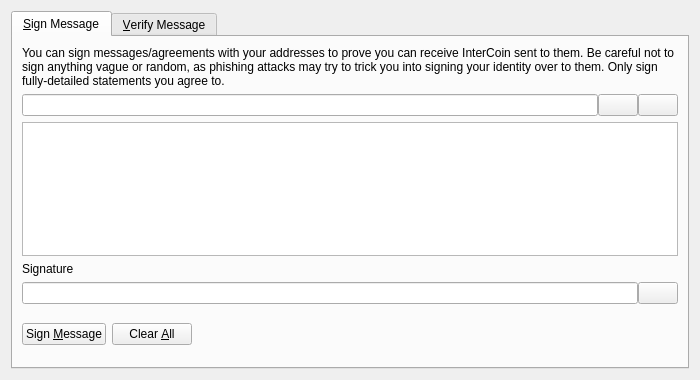
<?xml version="1.0" encoding="UTF-8"?>
<ui version="4.0">
 <class>SignVerifyMessageDialog</class>
 <widget class="QDialog" name="SignVerifyMessageDialog">
  <property name="geometry">
   <rect>
    <x>0</x>
    <y>0</y>
    <width>700</width>
    <height>380</height>
   </rect>
  </property>
  <property name="windowTitle">
   <string>Signatures - Sign / Verify a Message</string>
  </property>
  <property name="modal">
   <bool>true</bool>
  </property>
  <layout class="QVBoxLayout" name="verticalLayout">
   <item>
    <widget class="QTabWidget" name="tabWidget">
     <property name="currentIndex">
      <number>0</number>
     </property>
     <widget class="QWidget" name="tabSignMessage">
      <attribute name="title">
       <string>&amp;Sign Message</string>
      </attribute>
      <layout class="QVBoxLayout" name="verticalLayout_SM">
       <item>
        <widget class="QLabel" name="infoLabel_SM">
         <property name="text">
          <string>You can sign messages/agreements with your addresses to prove you can receive InterCoin sent to them. Be careful not to sign anything vague or random, as phishing attacks may try to trick you into signing your identity over to them. Only sign fully-detailed statements you agree to.</string>
         </property>
         <property name="textFormat">
          <enum>Qt::PlainText</enum>
         </property>
         <property name="wordWrap">
          <bool>true</bool>
         </property>
        </widget>
       </item>
       <item>
        <layout class="QHBoxLayout" name="horizontalLayout_1_SM">
         <property name="spacing">
          <number>0</number>
         </property>
         <item>
          <widget class="QValidatedLineEdit" name="addressIn_SM">
           <property name="toolTip">
            <string>The InterCoin address to sign the message with</string>
           </property>
          </widget>
         </item>
         <item>
          <widget class="QPushButton" name="addressBookButton_SM">
           <property name="toolTip">
            <string>Choose previously used address</string>
           </property>
           <property name="text">
            <string/>
           </property>
           <property name="icon">
            <iconset resource="../bitcoin.qrc">
             <normaloff>:/icons/address-book</normaloff>:/icons/address-book</iconset>
           </property>
           <property name="shortcut">
            <string>Alt+A</string>
           </property>
           <property name="autoDefault">
            <bool>false</bool>
           </property>
          </widget>
         </item>
         <item>
          <widget class="QPushButton" name="pasteButton_SM">
           <property name="toolTip">
            <string>Paste address from clipboard</string>
           </property>
           <property name="text">
            <string/>
           </property>
           <property name="icon">
            <iconset resource="../bitcoin.qrc">
             <normaloff>:/icons/editpaste</normaloff>:/icons/editpaste</iconset>
           </property>
           <property name="shortcut">
            <string>Alt+P</string>
           </property>
           <property name="autoDefault">
            <bool>false</bool>
           </property>
          </widget>
         </item>
        </layout>
       </item>
       <item>
        <widget class="QPlainTextEdit" name="messageIn_SM">
         <property name="toolTip">
          <string>Enter the message you want to sign here</string>
         </property>
        </widget>
       </item>
       <item>
        <widget class="QLabel" name="signatureLabel_SM">
         <property name="text">
          <string>Signature</string>
         </property>
         <property name="textFormat">
          <enum>Qt::PlainText</enum>
         </property>
        </widget>
       </item>
       <item>
        <layout class="QHBoxLayout" name="horizontalLayout_2_SM">
         <property name="spacing">
          <number>0</number>
         </property>
         <item>
          <widget class="QLineEdit" name="signatureOut_SM">
           <property name="font">
            <font>
             <italic>true</italic>
            </font>
           </property>
           <property name="readOnly">
            <bool>true</bool>
           </property>
          </widget>
         </item>
         <item>
          <widget class="QPushButton" name="copySignatureButton_SM">
           <property name="toolTip">
            <string>Copy the current signature to the system clipboard</string>
           </property>
           <property name="text">
            <string/>
           </property>
           <property name="icon">
            <iconset resource="../bitcoin.qrc">
             <normaloff>:/icons/editcopy</normaloff>:/icons/editcopy</iconset>
           </property>
           <property name="autoDefault">
            <bool>false</bool>
           </property>
          </widget>
         </item>
        </layout>
       </item>
       <item>
        <layout class="QHBoxLayout" name="horizontalLayout_3_SM">
         <item>
          <widget class="QPushButton" name="signMessageButton_SM">
           <property name="toolTip">
            <string>Sign the message to prove you own this InterCoin address</string>
           </property>
           <property name="text">
            <string>Sign &amp;Message</string>
           </property>
           <property name="icon">
            <iconset resource="../bitcoin.qrc">
             <normaloff>:/icons/edit</normaloff>:/icons/edit</iconset>
           </property>
           <property name="autoDefault">
            <bool>false</bool>
           </property>
          </widget>
         </item>
         <item>
          <widget class="QPushButton" name="clearButton_SM">
           <property name="toolTip">
            <string>Reset all sign message fields</string>
           </property>
           <property name="text">
            <string>Clear &amp;All</string>
           </property>
           <property name="icon">
            <iconset resource="../bitcoin.qrc">
             <normaloff>:/icons/remove</normaloff>:/icons/remove</iconset>
           </property>
           <property name="autoDefault">
            <bool>false</bool>
           </property>
          </widget>
         </item>
         <item>
          <spacer name="horizontalSpacer_1_SM">
           <property name="orientation">
            <enum>Qt::Horizontal</enum>
           </property>
           <property name="sizeHint" stdset="0">
            <size>
             <width>40</width>
             <height>48</height>
            </size>
           </property>
          </spacer>
         </item>
         <item>
          <widget class="QLabel" name="statusLabel_SM">
           <property name="font">
            <font>
             <weight>75</weight>
             <bold>true</bold>
            </font>
           </property>
           <property name="text">
            <string/>
           </property>
           <property name="wordWrap">
            <bool>true</bool>
           </property>
          </widget>
         </item>
         <item>
          <spacer name="horizontalSpacer_2_SM">
           <property name="orientation">
            <enum>Qt::Horizontal</enum>
           </property>
           <property name="sizeHint" stdset="0">
            <size>
             <width>40</width>
             <height>48</height>
            </size>
           </property>
          </spacer>
         </item>
        </layout>
       </item>
      </layout>
     </widget>
     <widget class="QWidget" name="tabVerifyMessage">
      <attribute name="title">
       <string>&amp;Verify Message</string>
      </attribute>
      <layout class="QVBoxLayout" name="verticalLayout_VM">
       <item>
        <widget class="QLabel" name="infoLabel_VM">
         <property name="text">
          <string>Enter the receiver's address, message (ensure you copy line breaks, spaces, tabs, etc. exactly) and signature below to verify the message. Be careful not to read more into the signature than what is in the signed message itself, to avoid being tricked by a man-in-the-middle attack. Note that this only proves the signing party receives with the address, it cannot prove sendership of any transaction!</string>
         </property>
         <property name="textFormat">
          <enum>Qt::PlainText</enum>
         </property>
         <property name="alignment">
          <set>Qt::AlignLeading|Qt::AlignLeft|Qt::AlignTop</set>
         </property>
         <property name="wordWrap">
          <bool>true</bool>
         </property>
        </widget>
       </item>
       <item>
        <layout class="QHBoxLayout" name="horizontalLayout_1_VM">
         <property name="spacing">
          <number>0</number>
         </property>
         <item>
          <widget class="QValidatedLineEdit" name="addressIn_VM">
           <property name="toolTip">
            <string>The InterCoin address the message was signed with</string>
           </property>
          </widget>
         </item>
         <item>
          <widget class="QPushButton" name="addressBookButton_VM">
           <property name="toolTip">
            <string>Choose previously used address</string>
           </property>
           <property name="text">
            <string/>
           </property>
           <property name="icon">
            <iconset resource="../bitcoin.qrc">
             <normaloff>:/icons/address-book</normaloff>:/icons/address-book</iconset>
           </property>
           <property name="shortcut">
            <string>Alt+A</string>
           </property>
           <property name="autoDefault">
            <bool>false</bool>
           </property>
          </widget>
         </item>
        </layout>
       </item>
       <item>
        <widget class="QPlainTextEdit" name="messageIn_VM"/>
       </item>
       <item>
        <widget class="QValidatedLineEdit" name="signatureIn_VM"/>
       </item>
       <item>
        <layout class="QHBoxLayout" name="horizontalLayout_2_VM">
         <item>
          <widget class="QPushButton" name="verifyMessageButton_VM">
           <property name="toolTip">
            <string>Verify the message to ensure it was signed with the specified InterCoin address</string>
           </property>
           <property name="text">
            <string>Verify &amp;Message</string>
           </property>
           <property name="icon">
            <iconset resource="../bitcoin.qrc">
             <normaloff>:/icons/transaction_0</normaloff>:/icons/transaction_0</iconset>
           </property>
           <property name="autoDefault">
            <bool>false</bool>
           </property>
          </widget>
         </item>
         <item>
          <widget class="QPushButton" name="clearButton_VM">
           <property name="toolTip">
            <string>Reset all verify message fields</string>
           </property>
           <property name="text">
            <string>Clear &amp;All</string>
           </property>
           <property name="icon">
            <iconset resource="../bitcoin.qrc">
             <normaloff>:/icons/remove</normaloff>:/icons/remove</iconset>
           </property>
           <property name="autoDefault">
            <bool>false</bool>
           </property>
          </widget>
         </item>
         <item>
          <spacer name="horizontalSpacer_1_VM">
           <property name="orientation">
            <enum>Qt::Horizontal</enum>
           </property>
           <property name="sizeHint" stdset="0">
            <size>
             <width>40</width>
             <height>48</height>
            </size>
           </property>
          </spacer>
         </item>
         <item>
          <widget class="QLabel" name="statusLabel_VM">
           <property name="font">
            <font>
             <weight>75</weight>
             <bold>true</bold>
            </font>
           </property>
           <property name="text">
            <string/>
           </property>
           <property name="wordWrap">
            <bool>true</bool>
           </property>
          </widget>
         </item>
         <item>
          <spacer name="horizontalSpacer_2_VM">
           <property name="orientation">
            <enum>Qt::Horizontal</enum>
           </property>
           <property name="sizeHint" stdset="0">
            <size>
             <width>40</width>
             <height>48</height>
            </size>
           </property>
          </spacer>
         </item>
        </layout>
       </item>
      </layout>
     </widget>
    </widget>
   </item>
  </layout>
 </widget>
 <customwidgets>
  <customwidget>
   <class>QValidatedLineEdit</class>
   <extends>QLineEdit</extends>
   <header>qvalidatedlineedit.h</header>
  </customwidget>
 </customwidgets>
 <resources>
  <include location="../bitcoin.qrc"/>
 </resources>
 <connections/>
</ui>
